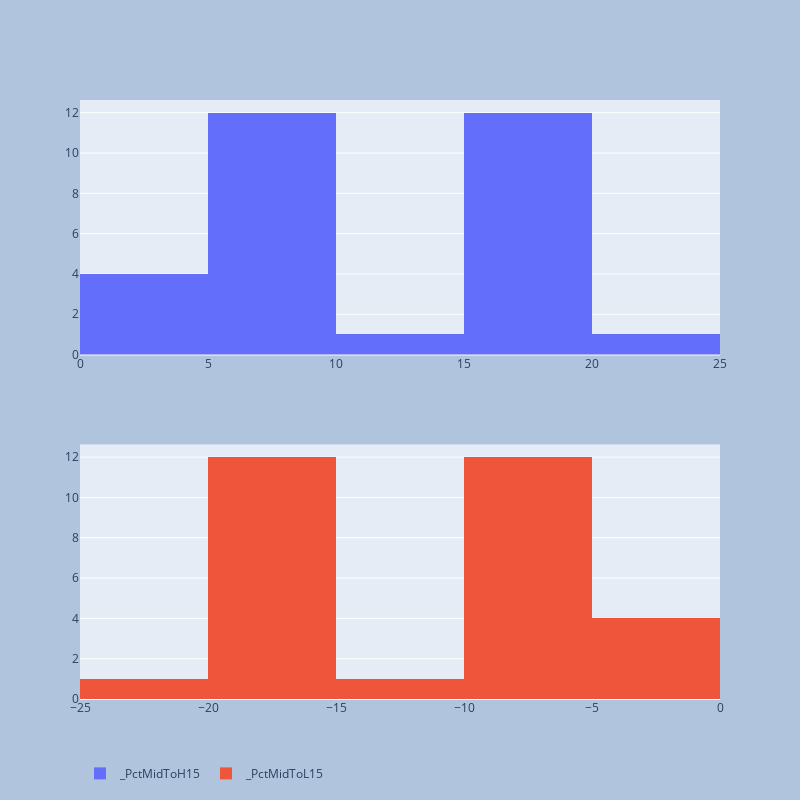

Write notebook code for a chart like this one.
### Code cell
colsToDist_3=[  x for  x  in list_cols if x.startswith('_PctMid') ]
print(colsToDist_3)
fig=plot_mutiple_histrogram(df,colsToDist_3,len(colsToDist_3))
pio.write_image(fig, f"{report_path}\\{symbol}_Mid_PccDist.png")
fig

### Figure 1 — Plotly figure (JSON) as saved in the notebook; plotly's stock layout.template omitted (floating-point values rounded to 4 significant figures)
{"data": [{"name": "_PctMidToH15", "type": "histogram", "x": [6.71, 15.78, 15.78, 19.98, 20.43, 19.89, 19.89, 19.89, 19.89, 19.89, 19.89, 16.99, 16.99, 15.21, 13.91, 8.57, 9.93, 9.93, 9.93, 6.59, 6.59, 6.59, 6.59, 6.59, 6.59, 4.44, 4.74, 4.74, 4.74, 5.33], "xaxis": "x", "yaxis": "y"}, {"name": "_PctMidToL15", "type": "histogram", "x": [-6.71, -15.78, -15.78, -19.98, -20.43, -19.89, -19.89, -19.89, -19.89, -19.89, -19.89, -16.99, -16.99, -15.21, -13.91, -8.57, -9.93, -9.93, -9.93, -6.59, -6.59, -6.59, -6.59, -6.59, -6.59, -4.44, -4.74, -4.74, -4.74, -5.33], "xaxis": "x2", "yaxis": "y2"}], "layout": {"autosize": true, "height": 800, "legend": {"orientation": "h"}, "paper_bgcolor": "LightSteelBlue", "width": 800, "xaxis": {"anchor": "y", "autorange": true, "domain": [0, 1], "range": [0, 25], "type": "linear"}, "xaxis2": {"anchor": "y2", "autorange": true, "domain": [0, 1], "range": [-25, 0], "type": "linear"}, "yaxis": {"anchor": "x", "autorange": true, "domain": [0.575, 1], "range": [0, 12.63]}, "yaxis2": {"anchor": "x2", "autorange": true, "domain": [0, 0.425], "range": [0, 12.63]}}}
